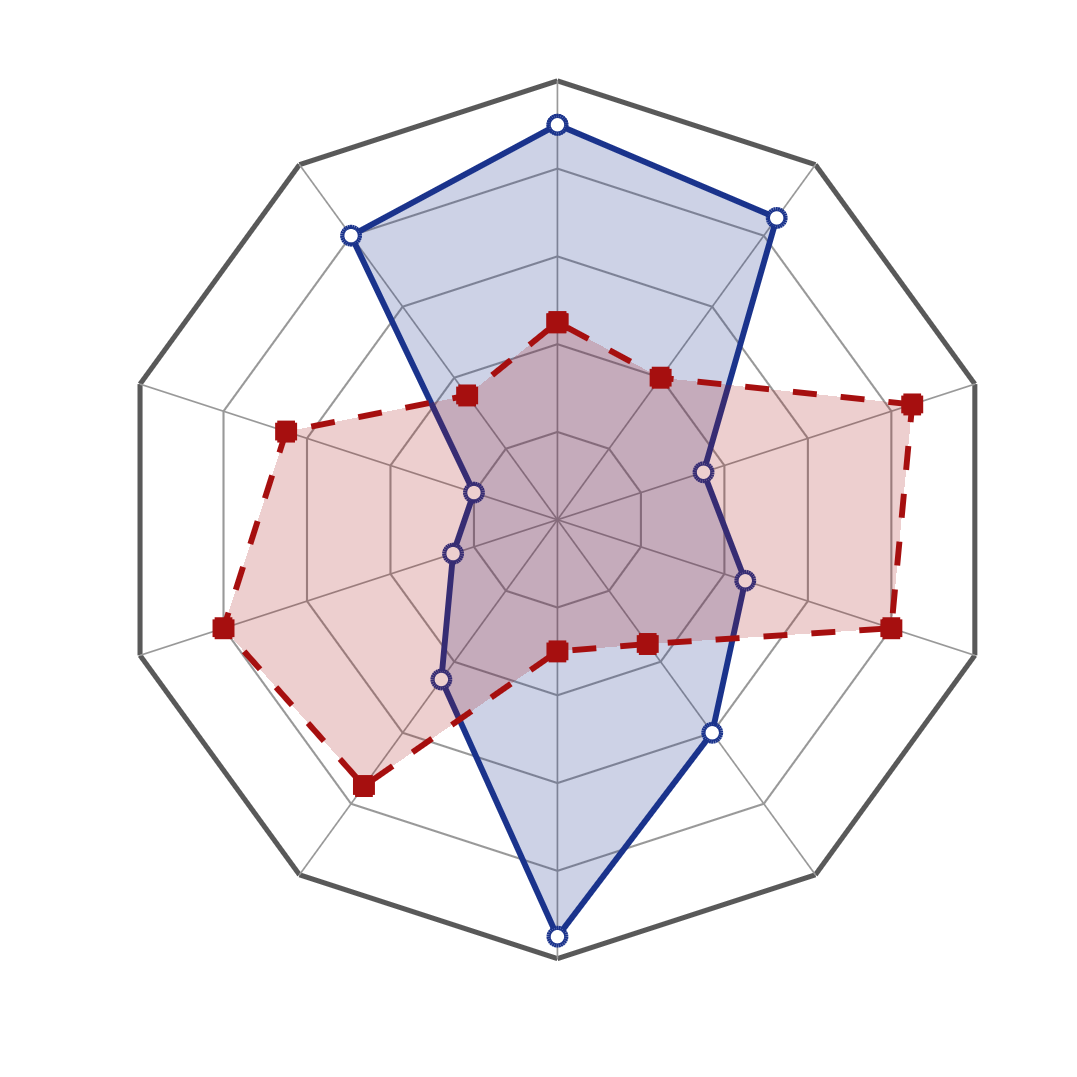

Source code (MATLAB): (Note: this script raises an error after producing the figure.)
% fig_intro_hv_motivation.m
%
% Conceptual radar/spider chart: qualitative system-level tradeoffs
% between a low-voltage and a high-voltage traction architecture.
% Reproduces Fig. 1 of the SPB review paper (previously drawn inline
% in TikZ in Sections/Section_I_Intro.tex).
%
% Values are illustrative/qualitative, not measured or simulated data.
%
% Run this script to regenerate fig_intro_hv_motivation.pdf in this
% same folder; the PDF is what main.tex embeds via \includegraphics.

clear; close all; clc;

% ---------------------------------------------------------------------
% Data (fraction of full axis radius, one value per axis, 0..1)
% ---------------------------------------------------------------------
categories = { ...
    sprintf('Motor Power\nDensity'), ...
    sprintf('Faster\nCharging'), ...
    sprintf('BMS\nSimplicity'), ...
    sprintf('Lower\nSwitching\nLosses'), ...
    sprintf('Lower\nConduction\nLosses'), ...
    sprintf('Lighter\nCables'), ...
    sprintf('Lower\nEMI'), ...
    sprintf('Lower\nInsulation\nStress'), ...
    sprintf('Lower\nSemiconductor\nVoltage'), ...
    sprintf('Lower\nCapacitor\nVolume')};

highV = [0.90 0.85 0.35 0.45 0.60 0.95 0.45 0.25 0.20 0.80];  % High Voltage System
lowV  = [0.45 0.40 0.85 0.80 0.35 0.30 0.75 0.80 0.65 0.35];  % Low Voltage System

nAx = numel(categories);
R = 1;                                  % outer axis radius
ringFrac = [0.2 0.4 0.6 0.8 1.0];       % grid ring radii (fraction of R)
labelR = 1.32*R;                        % label placement radius

% Axis i (1-indexed) sits at angle 90 - (i-1)*36 degrees, matching the
% original TikZ layout (i=0..9 there).
ang = deg2rad(90 - (0:nAx-1)*36);

% ---------------------------------------------------------------------
% Working-size scale factor
% ---------------------------------------------------------------------
% The figure is designed at a 9x9 cm "print" size with 8-8.5 pt text
% (that is how it looks once \includegraphics scales it down to the
% paper's single-column width). Editing anything by hand at 9 cm is
% painful, so figScale blows the whole design up uniformly -- figure
% window, fonts, markers, and line widths all scale together, so what
% you export still looks identical after LaTeX scales it back down.
% Just raise figScale for a bigger on-screen canvas; nothing else in
% this file needs to change.
figScale = 4;
baseFigCm = 9;
figSizeCm = baseFigCm*figScale;

fontAxis   = 8*figScale;     % axis-label font size (pt)
fontLegend = 8.5*figScale;   % legend text font size (pt)
markerSz   = 4.2*figScale;   % data-point marker size
lwData     = 1.4*figScale;   % data polygon line width
lwMarker   = 1.0*figScale;   % data marker edge line width
lwLegend   = 1.2*figScale;   % legend line/marker width
lwRingOut  = 1.2*figScale;   % outer grid ring line width
lwRingIn   = 0.5*figScale;   % inner grid ring line width
lwSpoke    = 0.4*figScale;   % radial spoke line width

% ---------------------------------------------------------------------
% Figure setup
% ---------------------------------------------------------------------
fig = figure('Color','w','Units','centimeters', ...
    'Position',[2 2 figSizeCm figSizeCm]);
% Classic MATLAB fix for "File > Save As > PDF" (or File > Print)
% cropping/rescaling the figure: without this, MATLAB prints onto a
% fixed-size page (Letter/A4 by default) using PaperPosition, which
% usually does not match what is on screen. With PaperPositionMode set
% to 'auto', printing/saving always captures exactly what the figure
% window currently shows, uncropped -- including anything you have
% dragged by hand in the plot editor.
set(fig,'PaperPositionMode','auto');
ax = axes(fig); hold(ax,'on'); axis(ax,'equal'); axis(ax,'off');

colBlue = [0.10 0.20 0.55];   % High Voltage System
colRed  = [0.65 0.06 0.06];   % Low Voltage System

% Grid rings (regular decagons); the outer ring (rf==1) drawn bolder
for rf = ringFrac
    xr = rf*R*cos(ang);
    yr = rf*R*sin(ang);
    if rf == 1
        ringColor = [0.35 0.35 0.35]; ringWidth = lwRingOut;
    else
        ringColor = [0.60 0.60 0.60]; ringWidth = lwRingIn;
    end
    plot(ax,[xr xr(1)],[yr yr(1)],'Color',ringColor,'LineWidth',ringWidth);
end

% Radial spokes
for k = 1:nAx
    plot(ax,[0 R*cos(ang(k))],[0 R*sin(ang(k))], ...
        'Color',[0.6 0.6 0.6],'LineWidth',lwSpoke);
end

% ---------------------------------------------------------------------
% Data polygons
% ---------------------------------------------------------------------
xH = highV.*R.*cos(ang);  yH = highV.*R.*sin(ang);
xL = lowV.*R.*cos(ang);   yL = lowV.*R.*sin(ang);

pH = fill(ax,[xH xH(1)],[yH yH(1)],colBlue,'FaceAlpha',0.22, ...
    'EdgeColor',colBlue,'LineWidth',lwData,'LineStyle','-');
plot(ax,[xH xH(1)],[yH yH(1)],'o','MarkerSize',markerSz, ...
    'MarkerEdgeColor',colBlue,'MarkerFaceColor','w','LineWidth',lwMarker);

pL = fill(ax,[xL xL(1)],[yL yL(1)],colRed,'FaceAlpha',0.20, ...
    'EdgeColor',colRed,'LineWidth',lwData,'LineStyle','--');
plot(ax,[xL xL(1)],[yL yL(1)],'s','MarkerSize',markerSz, ...
    'MarkerEdgeColor',colRed,'MarkerFaceColor',colRed,'LineWidth',lwMarker);

% ---------------------------------------------------------------------
% Axis labels, with per-axis anchor so text clears the grid and
% mirrored label pairs line up (matches the final TikZ layout)
% ---------------------------------------------------------------------
haList = {'center','center','center','center','center','center','center','center','center','center'};
vaList = {'bottom','bottom','middle','middle','top','top','top','middle','middle','bottom'};

% Label positions: hand-tuned (via the MATLAB plot editor, then pulled
% back in through File > Generate Code) to pull the label ring in
% tighter around the chart and minimize the figure's overall profile.
% Replaces the uniform labelR*cos/sin placement used earlier.
labelX = [ 0.00400273390504957,  0.927980421417954, 1.40349575599644, ...
           1.29942467446515,     0.819906605981612, -0.00800546781009892, ...
          -0.751860129595767,   -1.30743014227525,  -1.56760784610348, ...
          -0.927980421417954];
labelY = [ 1.05982229617177,  0.851754801702247, 0.311836818853739, ...
          -0.41190516647998, -0.823735664366898, -1.02780042493137, ...
          -0.835743866082047,-0.435921569910278,  0.339855956189086, ...
           0.735675518455805];

hText = gobjects(1,nAx);
for k = 1:nAx
    hText(k) = text(ax, labelX(k), labelY(k), categories{k}, ...
        'HorizontalAlignment',haList{k}, 'VerticalAlignment',vaList{k}, ...
        'FontSize',fontAxis, 'FontName','Times New Roman');
end

% ---------------------------------------------------------------------
% Legend (custom, upper right, line+marker style to match the figure)
% ---------------------------------------------------------------------
lx0 = 2*R; ly0 = 0.95*R; dy = 0.18*R; lw = 0.28*R;
plot(ax,[lx0 lx0+lw],[ly0 ly0],'--s','Color',colRed, ...
    'MarkerFaceColor',colRed,'MarkerEdgeColor',colRed,'MarkerSize',markerSz,'LineWidth',lwLegend);
hLeg1 = text(ax, lx0+lw+0.06*R, ly0, 'LV', ...
    'FontSize',fontLegend,'FontName','Times New Roman','VerticalAlignment','middle');
plot(ax,[lx0 lx0+lw],[ly0-dy ly0-dy],'-o','Color',colBlue, ...
    'MarkerFaceColor','w','MarkerEdgeColor',colBlue,'MarkerSize',markerSz,'LineWidth',lwLegend);
hLeg2 = text(ax, lx0+lw+0.06*R, ly0-dy, 'HV', ...
    'FontSize',fontLegend,'FontName','Times New Roman','VerticalAlignment','middle');

% ---------------------------------------------------------------------
% Tight bounding box + export
% ---------------------------------------------------------------------
% This recomputes xlim/ylim from whatever is CURRENTLY on the canvas
% (all label/legend text extents) and re-exports a tightly cropped PDF.
% It is a local function (not just inline code) so you can re-run it
% from the Command Window after manually dragging labels around in the
% plot -- e.g. after nudging something by hand, just type:
%
%   retightenAndExport(fig, ax, R, hText, hLeg1, hLeg2)
%
% without re-running this whole script (which would reset your edits
% and regenerate the data from scratch). It always saves to the same
% fig_intro_hv_motivation.pdf next to this script.
retightenAndExport(fig, ax, R, hText, hLeg1, hLeg2);


function retightenAndExport(fig, ax, R, hText, hLeg1, hLeg2)
allText = [hText, hLeg1, hLeg2];
xMin = -R; xMax = R; yMin = -R; yMax = R;
for h = allText
    e = h.Extent;   % [x y width height] in data units, live/current
    xMin = min(xMin, e(1));
    xMax = max(xMax, e(1)+e(3));
    yMin = min(yMin, e(2));
    yMax = max(yMax, e(2)+e(4));
end
pad = 0.04*R;
xlim(ax,[xMin-pad, xMax+pad]);
ylim(ax,[yMin-pad, yMax+pad]);

outFile = fullfile(fileparts(mfilename('fullpath')), ...
    'fig_intro_hv_motivation.pdf');
exportgraphics(fig, outFile, 'ContentType', 'vector', ...
    'BackgroundColor','white');
fprintf('Saved %s\n', outFile);
end
